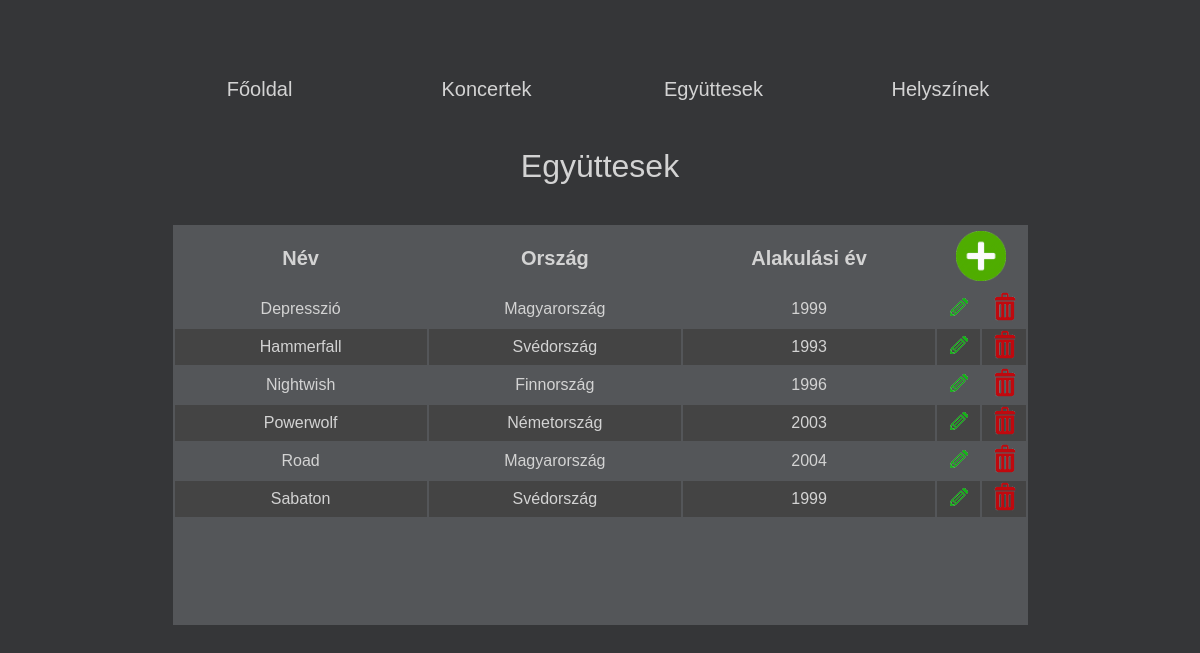
The app's page /bands.php with its own data.
### tables this page shows
create table band
(
  id int primary key auto_increment,
  name varchar(45) not null,
  formed_in int null,
  country varchar(45)
);

### bands.php (the view, shortened to what this page needs)
<?php
$link = getDB();
$result = mysqli_query($link, "select id, name, country, formed_in from band order by name");
?>
    <!DOCTYPE html>
    <html lang="en">
    <head>
        <link rel="stylesheet" type="text/css" href="style.css">
    </head>
    <body>
    <div id="container">
        <div id="content">
            <div class="title">Együttesek</div>
            <div class=tableDiv>
                <table class="tableMain">
                    <thead>
                    <tr>
                        <th>Név</th>
                        <th>Ország</th>
                        <th>Alakulási év</th>
                        <th colspan="2"><img src="icons/addIcon.png" height="50" width="50" class="addIcon"
                                             title="Új együttes hozzáadása"
                                             onclick="showAddRow()"</th>
                    </tr>
                    </thead>
                    <tbody>
                    <?php while ($row = mysqli_fetch_array($result)): ?>
                        <tr>
                            <td><?= $row['name'] ?></td>
                            <td><?= $row['country'] ?></td>
                            <td><?= $row['formed_in'] ?></td>
                            <td>
                                <form action="editBands.php?id=<?= $row['id']?>&mode=edit" method="post">
                                    <input type="image" src="icons/editIcon.png" name="edit"
                                          height="30" width="30" title="Együttes szerkesztése">
                                </form>
                            </td>
                            <td>
                                <form action="editBands.php?id=<?= $row['id']?>&mode=delete" method="post">
                                    <input type="image" src="icons/deleteIcon.png" name="delete"
                                           height="30" width="30" title="Együttes törlése">
                                </form>
                            </td>
                        </tr>
                    <?php endwhile; ?>
                    </tbody>
                </table>
            </div>
        </div>
    </div>
    </body>
    </html>

### style.css (style rules this page uses)
html { font-family: Tahoma, Verdana, Arial, sans-serif; font-size: 11px; color: lightgray; }
body { background-color: #353638; }
#container { width: 950px; margin-left: auto; margin-right: auto; }
#menu { width: auto; height: 100px; font-size: 16px; }
#content { width: auto; margin: auto; text-align: center; }
.title { font-size: 32px; padding: 40px; }
nav { text-align: center; }
a:link, a:visited { color: lightgray; text-decoration: none; }
.menuButton { font-size: 20px; display: inline-block; width: 15%; padding: 10px; margin: 60px 30px 10px 30px; }
.tableDiv { height: 400px; overflow: auto; width: 90%; margin: 0 5%; background-color: #545659; }
.tableMain { width: 100%; }
th { height: 60px; font-size: 20px; }
td { height: 30px; font-size: 16px; }
.tableMain tbody tr:nth-child(odd) { background-color: #444444; }
.addIcon { cursor: pointer; }

### records on screen
band: name "Depresszió", country "Magyarország", formed_in "1999"
band: name "Hammerfall", country "Svédország", formed_in "1993"
band: name "Nightwish", country "Finnország", formed_in "1996"
band: name "Powerwolf", country "Németország", formed_in "2003"
band: name "Road", country "Magyarország", formed_in "2004"
band: name "Sabaton", country "Svédország", formed_in "1999"
